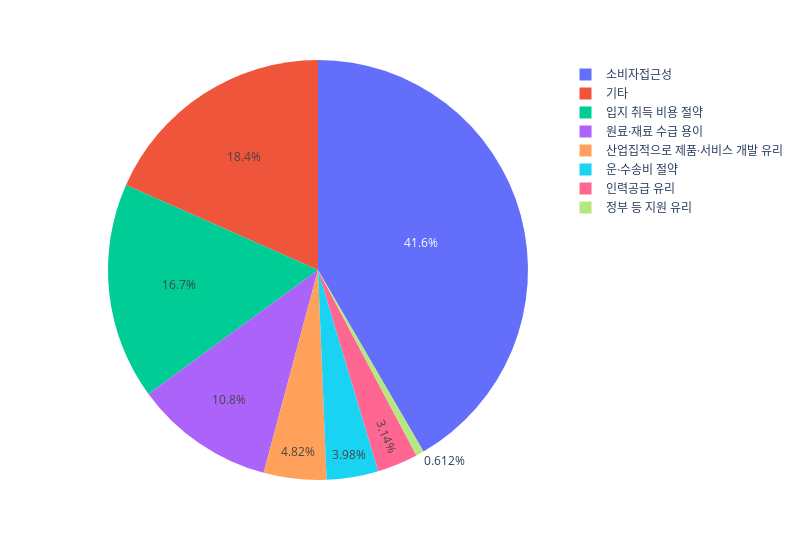

Notebook source saved alongside this figure:
### Code cell
reasons = pd.read_excel('입지_선정이유.xlsx', engine='openpyxl')
fig = px.pie(reasons, values=reasons.values[0], names=reasons.columns.to_list(), width=800)
fig.show()

### Figure 1 — Plotly figure (JSON) as saved in the notebook; plotly's stock layout.template omitted (floating-point values rounded to 4 significant figures)
{"data": [{"domain": {"x": [0, 1], "y": [0, 1]}, "hovertemplate": "label=%{label}<br>value=%{value}<extra></extra>", "labels": ["원료·재료 수급 용이", "소비자접근성", "운·수송비 절약", "인력공급 유리", "산업집적으로 제품·서비스 개발 유리", "입지 취득 비용 절약", "정부 등 지원 유리", "기타"], "legendgroup": "", "name": "", "showlegend": true, "type": "pie", "values": [14.1, 54.4, 5.2, 4.1, 6.3, 21.8, 0.8, 24]}], "layout": {"legend": {"tracegroupgap": 0}, "margin": {"t": 60}, "width": 800}}
